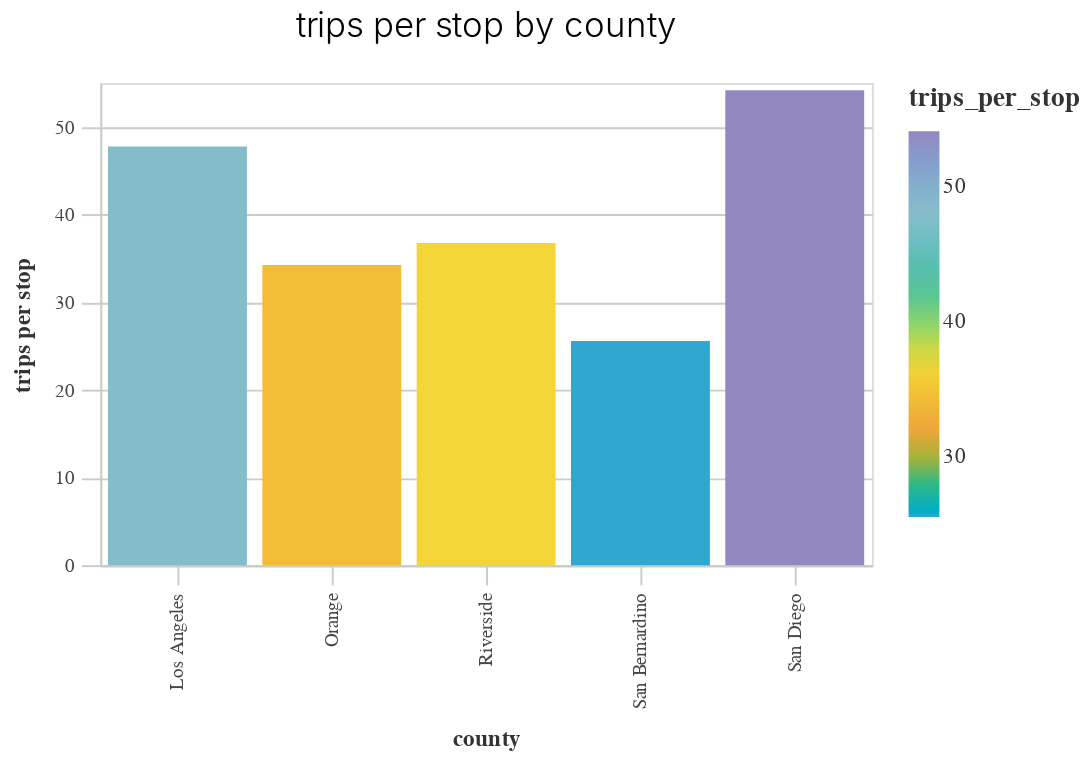

Notebook cell for this chart:
### Markdown cell above
Make a chart and a map of stop events per stop by county.

### Code cell
import altair as alt

def make_chart(trips_county, colorscale): 
    chart = (alt.Chart(trips_county)
             .mark_bar()
             .encode(
                 x=alt.X("COUNTY_NAME", title="county"),
                 y=alt.Y("trips_per_stop", title="trips per stop"),
                 color = alt.Color("trips_per_stop",
                                   scale = alt.Scale(range=colorscale),
                                  ),
             ).properties(title="trips per stop by county")
            )
    chart = styleguide.preset_chart_config(chart)
    display(chart)

make_chart(trips_county, cp.CALITP_CATEGORY_BRIGHT_COLORS)

### Figure 1 — Vega-Lite specification as saved in the notebook (floating-point values rounded to 4 significant figures)
{"config": {"view": {"continuousWidth": 300, "continuousHeight": 300}, "axis": {"domainColor": "#cbcbcb", "grid": true, "gridColor": "#cbcbcb", "gridWidth": 1, "labelColor": "#474747", "labelFont": "Nunito Sans", "labelFontSize": 10, "labelPadding": 4, "tickColor": "#cbcbcb", "tickSize": 10, "titleColor": "#333", "titleFont": "Raleway", "titleFontSize": 12, "titlePadding": 10}, "axisBand": {"grid": false}, "background": "white", "font": "Raleway", "header": {"labelFont": "Nunito Sans", "titleFont": "Raleway"}, "legend": {"labelColor": "#333", "labelFont": "Nunito Sans", "labelFontSize": 11, "labelLimit": 0, "padding": 1, "symbolSize": 30, "symbolType": "square", "titleColor": "#333", "titleFont": "Raleway", "titleFontSize": 14, "titlePadding": 10}, "title": {"anchor": "middle", "font": "Raleway", "fontSize": 18, "fontWeight": 300, "offset": 20}}, "data": {"name": "data-c4d1a71573451ecaa8b1ab03e2c7219b"}, "mark": {"type": "bar"}, "encoding": {"color": {"field": "trips_per_stop", "scale": {"range": ["#2EA8CE", "#EB9F3C", "#F4D837", "#51BF9D", "#8CBCCB", "#9487C0"]}, "type": "quantitative"}, "x": {"field": "COUNTY_NAME", "title": "county", "type": "nominal"}, "y": {"field": "trips_per_stop", "title": "trips per stop", "type": "quantitative"}}, "height": 250, "title": "trips per stop by county", "width": 400, "$schema": "https://vega.github.io/schema/vega-lite/v5.14.1.json", "datasets": {"data-c4d1a71573451ecaa8b1ab03e2c7219b": [{"COUNTY_NAME": "Los Angeles", "stop_event_count": 73507, "stop_id": 1539, "trips_per_stop": 47.76}, {"COUNTY_NAME": "Orange", "stop_event_count": 178772, "stop_id": 5221, "trips_per_stop": 34.24}, {"COUNTY_NAME": "Riverside", "stop_event_count": 147, "stop_id": 4, "trips_per_stop": 36.75}, {"COUNTY_NAME": "San Bernardino", "stop_event_count": 57712, "stop_id": 2257, "trips_per_stop": 25.57}, {"COUNTY_NAME": "San Diego", "stop_event_count": 228968, "stop_id": 4226, "trips_per_stop": 54.18}]}}
